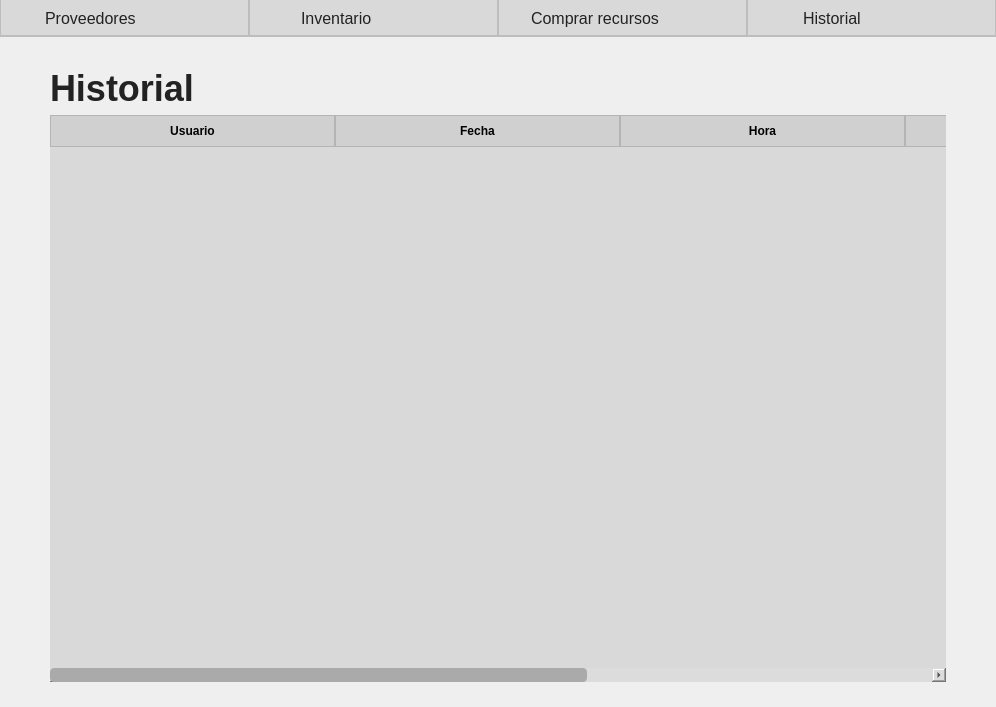
<?xml version="1.0" encoding="UTF-8"?>
<ui version="4.0">
 <class>Form</class>
 <widget class="QWidget" name="Form">
  <property name="geometry">
   <rect>
    <x>0</x>
    <y>0</y>
    <width>996</width>
    <height>707</height>
   </rect>
  </property>
  <property name="windowTitle">
   <string>Form</string>
  </property>
  <property name="styleSheet">
   <string notr="true">#mainWindow {
	font-family: Arial;
}

QLabel {
    font-size: 18px;
    color: #222;
}

#labelAdd{
	font-size:24px;
}

#menu {
    background: #D9D9D9;
    border-bottom: 1.5px solid #bdbdbd;
}

#menu QLabel {
    font-size: 16px;
    color: #222;
}

#menu QWidget:hover {
    background: #e0e0e0;
}

#menu QWidget[active=&quot;true&quot;] {
    background: #ffffff;
    border-bottom: 3px solid #487c7e;
}

#menu QWidget[active=&quot;true&quot;] QLabel {
    font-weight: bold;
}

#menu QWidget {
    border-right: 1px solid #bdbdbd;
    border-left: 1px solid #bdbdbd;

}



QLabel#labelTitulo{
    font-size: 36px;
    font-weight: 600;
    color: #222;
}

QPushButton#btnAdd {
    background: transparent;
    font-size: 36px;
    color: #222;
    border: none;
}
QPushButton#btnAdd:hover {
    color: #444;
}

QToolButton {
    background: transparent;
    border: none;
}
QToolButton:hover {
    background: #dcdcdc;
    border-radius: 4px;
}

QPushButton#btnBack {
    background: transparent;
    border: none;
    font-size: 36px;
    color: #222;
}
QPushButton#btnBack:hover {
    color: #555;
}


QTableWidget {
    background: #D9D9D9;
    gridline-color: #bcbcbc;
    border-radius: 8px;
    font-size: 14px;
    color: #222;
}

QHeaderView::section {
    background: #d0d0d0;
    padding: 6px 4px;
    font-weight: bold;
    border: 1px solid #b4b4b4;
}

QTableWidget::item {
    padding: 6px;
}

QTableWidget::item:selected {
    background: #c6d3d6;
    color: #000;
}

QScrollBar:vertical,
QScrollBar:horizontal {
    background: #dcdcdc;
    border-radius: 4px;
}

QScrollBar::handle {
    background: #aaaaaa;
    border-radius: 4px;
}
QScrollBar::handle:hover {
    background: #888888;
}

#tablaContenedor {
    background: #7835ff;
    border-radius: 10px;
    padding: 8px;
}

QLineEdit {
    background: #DFDFDF;
    border-radius: 4px;
    padding: 6px;
    border: 1px solid #c4c4c4;
    font-size: 20px;
}

QLineEdit:focus {
    border: 1px solid #487c7e;
}

QPushButton#btnComprar {
    background: #b9e3a6;
    border: none;
    border-radius: 6px;
    padding: 8px 26px;
    font-size: 16px;
}

QPushButton#btnComprar:hover {
    background: #a3d68c;
}
</string>
  </property>
  <layout class="QHBoxLayout" name="horizontalLayout_3">
   <property name="leftMargin">
    <number>0</number>
   </property>
   <property name="topMargin">
    <number>0</number>
   </property>
   <property name="rightMargin">
    <number>0</number>
   </property>
   <property name="bottomMargin">
    <number>0</number>
   </property>
   <item>
    <layout class="QVBoxLayout" name="verticalLayout" stretch="0,100">
     <item>
      <widget class="QWidget" name="menu" native="true">
       <layout class="QHBoxLayout" name="horizontalLayout">
        <property name="spacing">
         <number>0</number>
        </property>
        <property name="leftMargin">
         <number>0</number>
        </property>
        <property name="topMargin">
         <number>0</number>
        </property>
        <property name="rightMargin">
         <number>0</number>
        </property>
        <property name="bottomMargin">
         <number>0</number>
        </property>
        <item>
         <widget class="QWidget" name="menuItemProveedores" native="true">
          <layout class="QHBoxLayout" name="horizontalLayout_4">
           <property name="spacing">
            <number>6</number>
           </property>
           <item>
            <widget class="QLabel" name="labelMenuProveedores">
             <property name="sizePolicy">
              <sizepolicy hsizetype="Fixed" vsizetype="Preferred">
               <horstretch>0</horstretch>
               <verstretch>0</verstretch>
              </sizepolicy>
             </property>
             <property name="text">
              <string>Proveedores</string>
             </property>
            </widget>
           </item>
           <item>
            <widget class="QLabel" name="labelIconProveedores">
             <property name="sizePolicy">
              <sizepolicy hsizetype="Ignored" vsizetype="Minimum">
               <horstretch>0</horstretch>
               <verstretch>0</verstretch>
              </sizepolicy>
             </property>
             <property name="minimumSize">
              <size>
               <width>10</width>
               <height>10</height>
              </size>
             </property>
             <property name="maximumSize">
              <size>
               <width>25</width>
               <height>25</height>
              </size>
             </property>
             <property name="text">
              <string/>
             </property>
             <property name="pixmap">
              <pixmap>../../../Downloads/proveedores.svg</pixmap>
             </property>
             <property name="scaledContents">
              <bool>true</bool>
             </property>
            </widget>
           </item>
          </layout>
         </widget>
        </item>
        <item>
         <widget class="QWidget" name="menuItemInventario" native="true">
          <layout class="QHBoxLayout" name="horizontalLayout_5">
           <property name="spacing">
            <number>6</number>
           </property>
           <item>
            <widget class="QLabel" name="labelMenuInventario">
             <property name="sizePolicy">
              <sizepolicy hsizetype="Fixed" vsizetype="Preferred">
               <horstretch>0</horstretch>
               <verstretch>0</verstretch>
              </sizepolicy>
             </property>
             <property name="text">
              <string>Inventario</string>
             </property>
            </widget>
           </item>
           <item>
            <widget class="QLabel" name="labelIconInventario">
             <property name="sizePolicy">
              <sizepolicy hsizetype="Ignored" vsizetype="Ignored">
               <horstretch>0</horstretch>
               <verstretch>0</verstretch>
              </sizepolicy>
             </property>
             <property name="minimumSize">
              <size>
               <width>0</width>
               <height>0</height>
              </size>
             </property>
             <property name="maximumSize">
              <size>
               <width>25</width>
               <height>25</height>
              </size>
             </property>
             <property name="text">
              <string/>
             </property>
             <property name="pixmap">
              <pixmap>../../../Downloads/inventario.svg</pixmap>
             </property>
             <property name="scaledContents">
              <bool>true</bool>
             </property>
            </widget>
           </item>
          </layout>
         </widget>
        </item>
        <item>
         <widget class="QWidget" name="menuItemRecursos" native="true">
          <layout class="QHBoxLayout" name="horizontalLayout_6">
           <property name="spacing">
            <number>6</number>
           </property>
           <item>
            <widget class="QLabel" name="labelMenuRecursos">
             <property name="sizePolicy">
              <sizepolicy hsizetype="Fixed" vsizetype="Preferred">
               <horstretch>0</horstretch>
               <verstretch>0</verstretch>
              </sizepolicy>
             </property>
             <property name="text">
              <string>Comprar recursos</string>
             </property>
            </widget>
           </item>
           <item>
            <widget class="QLabel" name="labelIconRecursos">
             <property name="sizePolicy">
              <sizepolicy hsizetype="Ignored" vsizetype="Ignored">
               <horstretch>0</horstretch>
               <verstretch>0</verstretch>
              </sizepolicy>
             </property>
             <property name="minimumSize">
              <size>
               <width>0</width>
               <height>0</height>
              </size>
             </property>
             <property name="maximumSize">
              <size>
               <width>25</width>
               <height>25</height>
              </size>
             </property>
             <property name="text">
              <string/>
             </property>
             <property name="pixmap">
              <pixmap>../../../Downloads/compra.svg</pixmap>
             </property>
             <property name="scaledContents">
              <bool>true</bool>
             </property>
            </widget>
           </item>
          </layout>
         </widget>
        </item>
        <item>
         <widget class="QWidget" name="menuItemHistorial" native="true">
          <layout class="QHBoxLayout" name="horizontalLayout_7">
           <property name="spacing">
            <number>6</number>
           </property>
           <item>
            <widget class="QLabel" name="labelMenuHistorial">
             <property name="sizePolicy">
              <sizepolicy hsizetype="Fixed" vsizetype="Preferred">
               <horstretch>0</horstretch>
               <verstretch>0</verstretch>
              </sizepolicy>
             </property>
             <property name="text">
              <string>Historial</string>
             </property>
            </widget>
           </item>
           <item>
            <widget class="QLabel" name="labelIconHistorial">
             <property name="sizePolicy">
              <sizepolicy hsizetype="Ignored" vsizetype="Ignored">
               <horstretch>0</horstretch>
               <verstretch>0</verstretch>
              </sizepolicy>
             </property>
             <property name="minimumSize">
              <size>
               <width>0</width>
               <height>0</height>
              </size>
             </property>
             <property name="maximumSize">
              <size>
               <width>25</width>
               <height>25</height>
              </size>
             </property>
             <property name="text">
              <string/>
             </property>
             <property name="pixmap">
              <pixmap>../../../Downloads/historial.svg</pixmap>
             </property>
             <property name="scaledContents">
              <bool>true</bool>
             </property>
            </widget>
           </item>
          </layout>
         </widget>
        </item>
       </layout>
      </widget>
     </item>
     <item>
      <layout class="QVBoxLayout" name="verticalLayout_2" stretch="0,20">
       <property name="leftMargin">
        <number>50</number>
       </property>
       <property name="topMargin">
        <number>25</number>
       </property>
       <property name="rightMargin">
        <number>50</number>
       </property>
       <property name="bottomMargin">
        <number>25</number>
       </property>
       <item>
        <layout class="QHBoxLayout" name="horizontalLayout_2" stretch="2">
         <item>
          <widget class="QLabel" name="labelTitulo">
           <property name="text">
            <string>Historial</string>
           </property>
          </widget>
         </item>
        </layout>
       </item>
       <item>
        <widget class="QTableWidget" name="tableWidgetHistorial">
         <property name="sizePolicy">
          <sizepolicy hsizetype="Minimum" vsizetype="Minimum">
           <horstretch>0</horstretch>
           <verstretch>0</verstretch>
          </sizepolicy>
         </property>
         <property name="lineWidth">
          <number>1</number>
         </property>
         <property name="midLineWidth">
          <number>1</number>
         </property>
         <property name="wordWrap">
          <bool>true</bool>
         </property>
         <attribute name="horizontalHeaderVisible">
          <bool>true</bool>
         </attribute>
         <attribute name="horizontalHeaderCascadingSectionResizes">
          <bool>false</bool>
         </attribute>
         <attribute name="horizontalHeaderDefaultSectionSize">
          <number>285</number>
         </attribute>
         <attribute name="horizontalHeaderStretchLastSection">
          <bool>true</bool>
         </attribute>
         <column>
          <property name="text">
           <string>Usuario</string>
          </property>
         </column>
         <column>
          <property name="text">
           <string>Fecha</string>
          </property>
         </column>
         <column>
          <property name="text">
           <string>Hora</string>
          </property>
         </column>
         <column>
          <property name="text">
           <string>Total</string>
          </property>
         </column>
         <column>
          <property name="text">
           <string>Ver factura</string>
          </property>
         </column>
        </widget>
       </item>
      </layout>
     </item>
    </layout>
   </item>
  </layout>
 </widget>
 <resources/>
 <connections/>
</ui>
